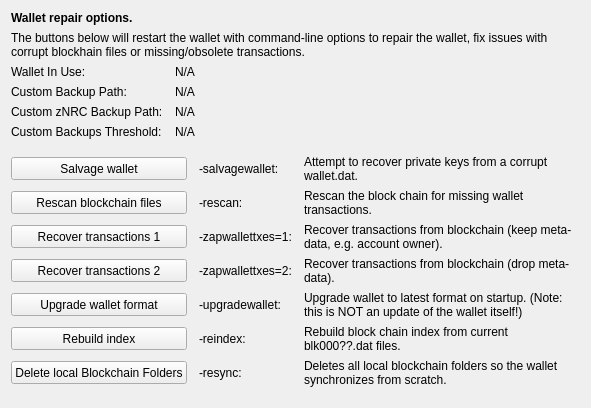
     <widget class="QWidget" name="tab_repair">
      <attribute name="title">
       <string>&amp;Wallet Repair</string>
      </attribute>
      <layout class="QGridLayout" name="gridLayout_4" columnstretch="0,0,0,0">
       <property name="horizontalSpacing">
        <number>12</number>
       </property>
       <item row="0" column="0" colspan="4">
        <widget class="QLabel" name="label_repair_header">
         <property name="font">
          <font>
           <weight>75</weight>
           <bold>true</bold>
          </font>
         </property>
         <property name="text">
          <string>Wallet repair options.</string>
         </property>
        </widget>
       </item>
       <item row="1" column="0" colspan="4">
        <widget class="QLabel" name="label_repair_helptext">
         <property name="font">
          <font>
           <weight>50</weight>
           <bold>false</bold>
          </font>
         </property>
         <property name="text">
          <string>The buttons below will restart the wallet with command-line options to repair the wallet, fix issues with corrupt blockhain files or missing/obsolete transactions.</string>
         </property>
         <property name="wordWrap">
          <bool>true</bool>
         </property>
        </widget>
       </item>
       <item row="2" column="0">
        <widget class="QLabel" name="wallet_path_label">
         <property name="text">
          <string>Wallet In Use:</string>
         </property>
        </widget>
       </item>
       <item row="2" column="1" colspan="3">
        <widget class="QLabel" name="wallet_path">
         <property name="cursor">
          <cursorShape>IBeamCursor</cursorShape>
         </property>
         <property name="text">
          <string>N/A</string>
         </property>
         <property name="textFormat">
          <enum>Qt::PlainText</enum>
         </property>
         <property name="textInteractionFlags">
          <set>Qt::LinksAccessibleByMouse|Qt::TextSelectableByKeyboard|Qt::TextSelectableByMouse</set>
         </property>
        </widget>
       </item>
       <item row="3" column="0">
        <widget class="QLabel" name="wallet_custombackuppath_label">
         <property name="visible">
          <bool>false</bool>
         </property>
         <property name="text">
          <string>Custom Backup Path:</string>
         </property>
        </widget>
       </item>
       <item row="3" column="1" colspan="3">
        <widget class="QLabel" name="wallet_custombackuppath">
         <property name="cursor">
          <cursorShape>IBeamCursor</cursorShape>
         </property>
         <property name="visible">
          <bool>false</bool>
         </property>
         <property name="text">
          <string>N/A</string>
         </property>
         <property name="textFormat">
          <enum>Qt::PlainText</enum>
         </property>
         <property name="textInteractionFlags">
          <set>Qt::LinksAccessibleByMouse|Qt::TextSelectableByKeyboard|Qt::TextSelectableByMouse</set>
         </property>
        </widget>
       </item>
       <item row="4" column="0">
        <widget class="QLabel" name="wallet_customzpivbackuppath_label">
         <property name="visible">
          <bool>false</bool>
         </property>
         <property name="text">
          <string>Custom zNRC Backup Path:</string>
         </property>
        </widget>
       </item>
       <item row="4" column="1" colspan="3">
        <widget class="QLabel" name="wallet_customzpivbackuppath">
         <property name="cursor">
          <cursorShape>IBeamCursor</cursorShape>
         </property>
         <property name="visible">
          <bool>false</bool>
         </property>
         <property name="text">
          <string>N/A</string>
         </property>
         <property name="textFormat">
          <enum>Qt::PlainText</enum>
         </property>
         <property name="textInteractionFlags">
          <set>Qt::LinksAccessibleByMouse|Qt::TextSelectableByKeyboard|Qt::TextSelectableByMouse</set>
         </property>
        </widget>
       </item>
       <item row="5" column="0">
        <widget class="QLabel" name="wallet_custombackupthreshold_label">
         <property name="visible">
          <bool>false</bool>
         </property>
         <property name="text">
          <string>Custom Backups Threshold:</string>
         </property>
        </widget>
       </item>
       <item row="5" column="1" colspan="3">
        <widget class="QLabel" name="wallet_custombackupthreshold">
         <property name="cursor">
          <cursorShape>IBeamCursor</cursorShape>
         </property>
         <property name="visible">
          <bool>false</bool>
         </property>
         <property name="text">
          <string>N/A</string>
         </property>
         <property name="textFormat">
          <enum>Qt::PlainText</enum>
         </property>
         <property name="textInteractionFlags">
          <set>Qt::LinksAccessibleByMouse|Qt::TextSelectableByKeyboard|Qt::TextSelectableByMouse</set>
         </property>
        </widget>
       </item>
       <item row="6" column="0">
        <spacer name="verticalSpacer_repair1">
         <property name="orientation">
          <enum>Qt::Vertical</enum>
         </property>
         <property name="sizeHint" stdset="0">
          <size>
           <width>10</width>
           <height>10</height>
          </size>
         </property>
        </spacer>
       </item>
       <item row="7" column="0" colspan="2">
        <widget class="QPushButton" name="btn_salvagewallet">
         <property name="minimumSize">
          <size>
           <width>100</width>
           <height>23</height>
          </size>
         </property>
         <property name="text">
          <string>Salvage wallet</string>
         </property>
        </widget>
       </item>
       <item row="7" column="2">
        <widget class="QLabel" name="label_repair_salvage_command">
         <property name="text">
          <string notr="true">-salvagewallet:</string>
         </property>
        </widget>
       </item>
       <item row="7" column="3">
        <widget class="QLabel" name="label_repair_salvage">
         <property name="text">
          <string>Attempt to recover private keys from a corrupt wallet.dat.</string>
         </property>
         <property name="wordWrap">
          <bool>true</bool>
         </property>
        </widget>
       </item>
       <item row="8" column="0" colspan="2">
        <widget class="QPushButton" name="btn_rescan">
         <property name="minimumSize">
          <size>
           <width>100</width>
           <height>23</height>
          </size>
         </property>
         <property name="text">
          <string>Rescan blockchain files</string>
         </property>
        </widget>
       </item>
       <item row="8" column="2">
        <widget class="QLabel" name="label_repair_rescan_command">
         <property name="text">
          <string notr="true">-rescan:</string>
         </property>
        </widget>
       </item>
       <item row="8" column="3">
        <widget class="QLabel" name="label_repair_rescan">
         <property name="text">
          <string>Rescan the block chain for missing wallet transactions.</string>
         </property>
         <property name="wordWrap">
          <bool>true</bool>
         </property>
        </widget>
       </item>
       <item row="9" column="0" colspan="2">
        <widget class="QPushButton" name="btn_zapwallettxes1">
         <property name="minimumSize">
          <size>
           <width>100</width>
           <height>23</height>
          </size>
         </property>
         <property name="text">
          <string>Recover transactions 1</string>
         </property>
        </widget>
       </item>
       <item row="9" column="2">
        <widget class="QLabel" name="label_repair_zap1_command">
         <property name="text">
          <string notr="true">-zapwallettxes=1:</string>
         </property>
        </widget>
       </item>
       <item row="9" column="3">
        <widget class="QLabel" name="label_repair_zap1">
         <property name="text">
          <string>Recover transactions from blockchain (keep meta-data, e.g. account owner).</string>
         </property>
         <property name="wordWrap">
          <bool>true</bool>
         </property>
        </widget>
       </item>
       <item row="10" column="0" colspan="2">
        <widget class="QPushButton" name="btn_zapwallettxes2">
         <property name="minimumSize">
          <size>
           <width>100</width>
           <height>23</height>
          </size>
         </property>
         <property name="text">
          <string>Recover transactions 2</string>
         </property>
        </widget>
       </item>
       <item row="10" column="2">
        <widget class="QLabel" name="label_repair_zap2_command">
         <property name="text">
          <string notr="true">-zapwallettxes=2:</string>
         </property>
        </widget>
       </item>
       <item row="10" column="3">
        <widget class="QLabel" name="label_repair_zap2">
         <property name="text">
          <string>Recover transactions from blockchain (drop meta-data).</string>
         </property>
         <property name="wordWrap">
          <bool>true</bool>
         </property>
        </widget>
       </item>
       <item row="11" column="0" colspan="2">
        <widget class="QPushButton" name="btn_upgradewallet">
         <property name="minimumSize">
          <size>
           <width>100</width>
           <height>23</height>
          </size>
         </property>
         <property name="text">
          <string>Upgrade wallet format</string>
         </property>
        </widget>
       </item>
       <item row="11" column="2">
        <widget class="QLabel" name="label_repair_upgrade_command">
         <property name="text">
          <string notr="true">-upgradewallet:</string>
         </property>
        </widget>
       </item>
       <item row="11" column="3">
        <widget class="QLabel" name="label_repair_upgrade">
         <property name="text">
          <string>Upgrade wallet to latest format on startup. (Note: this is NOT an update of the wallet itself!)</string>
         </property>
         <property name="wordWrap">
          <bool>true</bool>
         </property>
        </widget>
       </item>
       <item row="12" column="0" colspan="2">
        <widget class="QPushButton" name="btn_reindex">
         <property name="minimumSize">
          <size>
           <width>100</width>
           <height>23</height>
          </size>
         </property>
         <property name="text">
          <string>Rebuild index</string>
         </property>
        </widget>
       </item>
       <item row="12" column="2">
        <widget class="QLabel" name="label_repair_reindex_command">
         <property name="text">
          <string notr="true">-reindex:</string>
         </property>
        </widget>
       </item>
       <item row="12" column="3">
        <widget class="QLabel" name="label_repair_reindex">
         <property name="text">
          <string>Rebuild block chain index from current blk000??.dat files.</string>
         </property>
         <property name="wordWrap">
          <bool>true</bool>
         </property>
        </widget>
       </item>
       <item row="13" column="0" colspan="2">
        <widget class="QPushButton" name="btn_resync">
         <property name="minimumSize">
          <size>
           <width>100</width>
           <height>23</height>
          </size>
         </property>
         <property name="text">
          <string>Delete local Blockchain Folders</string>
         </property>
        </widget>
       </item>
       <item row="13" column="2">
        <widget class="QLabel" name="label_repair_resync_command">
         <property name="text">
          <string>-resync:</string>
         </property>
        </widget>
       </item>
       <item row="13" column="3">
        <widget class="QLabel" name="label_repair_resync">
         <property name="text">
          <string>Deletes all local blockchain folders so the wallet synchronizes from scratch.</string>
         </property>
         <property name="wordWrap">
          <bool>true</bool>
         </property>
        </widget>
       </item>
       <item row="14" column="0">
        <spacer name="verticalSpacer_repair2">
         <property name="orientation">
          <enum>Qt::Vertical</enum>
         </property>
         <property name="sizeHint" stdset="0">
          <size>
           <width>20</width>
           <height>10</height>
          </size>
         </property>
        </spacer>
       </item>
      </layout>
     </widget>
